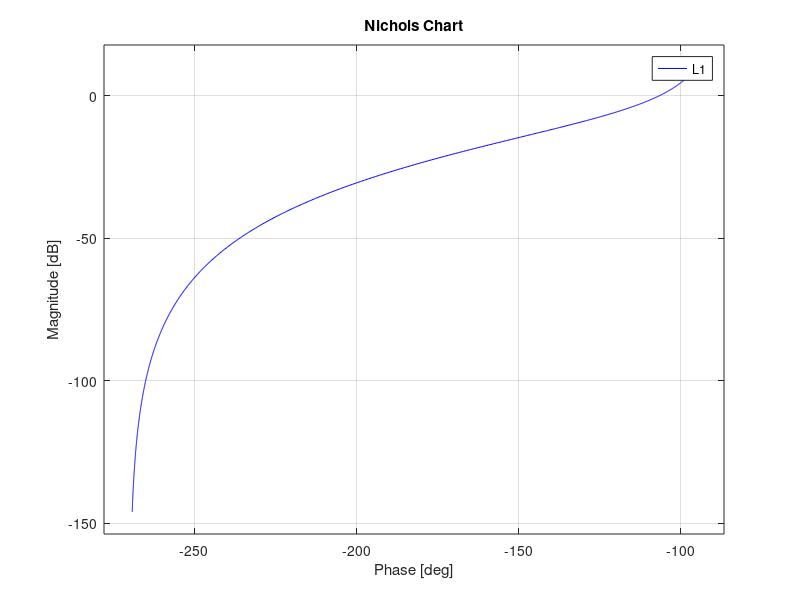

This chart was generated by the following MATLAB code: (Note: this script raises an error after producing the figure.)
clear all
close all
clc

s = tf('s');
%plant
G = 10/(s*(s+5)*(s+10))

%steady state controller
Kc = 5
C_ss = 5;
L1 = C_ss*G;

%transient requirements
tp=1.025;
sp=1.32;
Tp=20*log10(tp)
Sp=20*log10(sp)
wc_des=6;

figure(1)
nichols(L1,'b'),hold on
T_grid(Tp)
S_grid(Sp)

%lead network design



